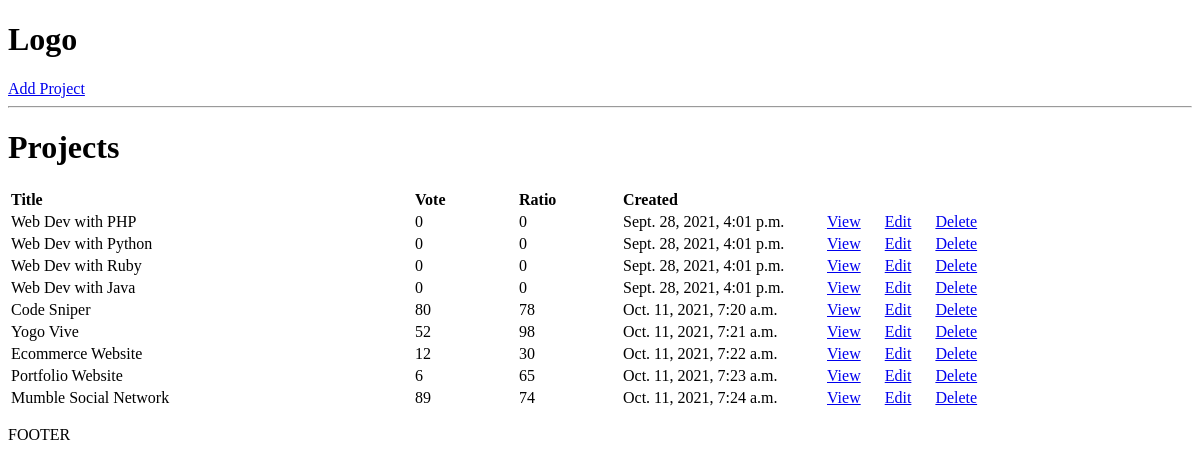
Before: / with the older database file.
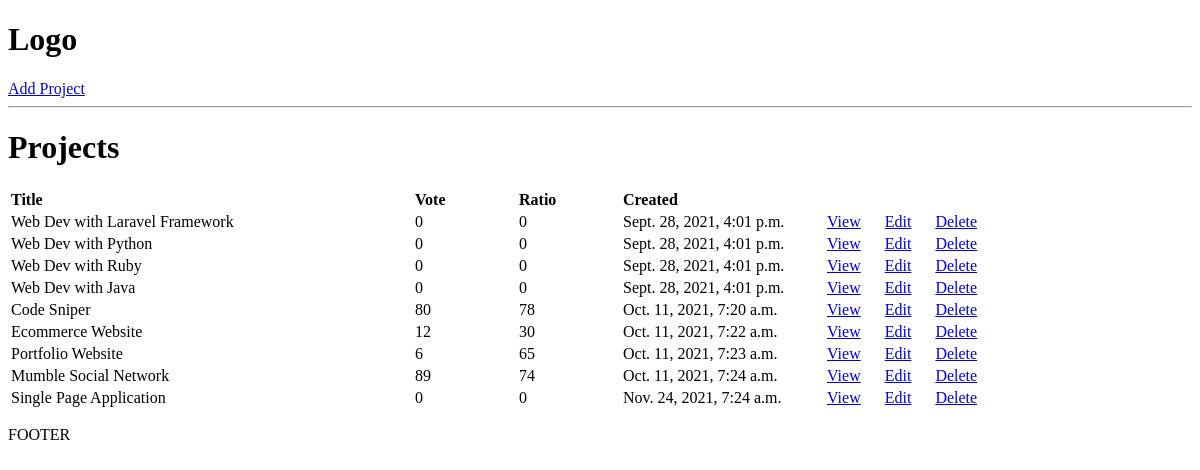
After: the same page with the newer database file.
### projects/models.py (models this page shows, shortened)
class Project(models.Model):
    title = models.CharField(max_length=200)
    description = models.TextField(null=True, blank=True)
    demo_link = models.CharField(max_length=2000, null=True, blank=True)
    source_link = models.CharField(max_length=2000, null=True, blank=True)
    created = models.DateTimeField(auto_now_add=True)
    id = models.UUIDField(default=uuid.uuid4, unique=True, primary_key=True, editable=False)
    tags = models.ManyToManyField('Tag', blank=True)
    vote_total = models.IntegerField(default=0, null=True, blank=True)
    vote_ratio = models.IntegerField(default=0, null=True, blank=True)

### projects/views.py (the view)
# urls.py: path('', include('projects.urls')),
def projects(request):
    projects = Project.objects.all()
    return render(request, 'projects.html', {'projects': projects})

### projects/templates/projects.html
{% extends 'base.html' %}
{% block content %}
<h1>Projects</h1>
    <table>
    <tr>
        <th style="width: 400px; text-align: left">Title</th>
        <th style="width: 100px; text-align: left">Vote</th>
        <th style="width: 100px; text-align: left">Ratio</th>
        <th style="width: 200px; text-align: left">Created</th>
        <th></th>
    </tr>
    {% for project in projects %}
        <tr>
            <td style="width: 400px">{{ project.title }}</td>
            <td style="width: 100px">{{ project.vote_total }}</td>
            <td style="width: 100px">{{ project.vote_ratio }}</td>
            <td style="width: 200px">{{ project.created }}</td>
            <td style="width: 200px"><a href="{% url 'project' project.id %}" style="padding-right: 20px">View</a>
                <a href="{% url 'update-project' project.id %}" style="padding-right: 20px">Edit</a>
                <a href="{% url 'delete-project' project.id %}" style="padding-right: 20px">Delete</a></td>
        </tr>
    {% endfor %}
    </table>
{% endblock %}

Changed rows visible on the page:
removed Project: title "Yogo Vive", vote_total "52", vote_ratio "98", created "Oct. 11, 2021, 7:21 a.m."
changed Project: title "Web Dev with PHP" → "Web Dev with Laravel Framework"
added Project: title "Single Page Application", vote_total "0", vote_ratio "0", created "Nov. 24, 2021, 7:24 a.m."
